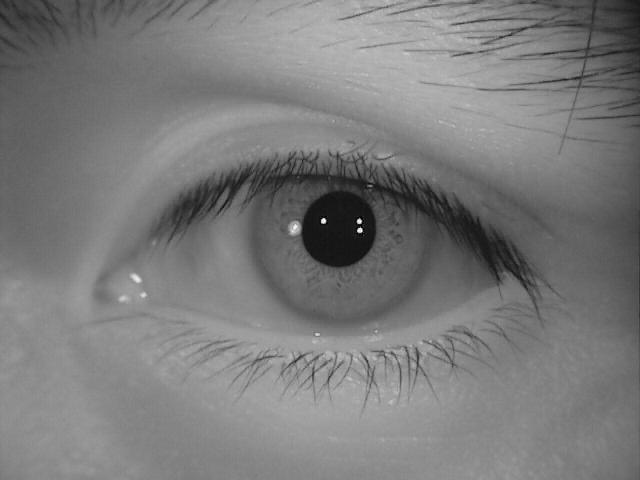
#> input picture dataset/CASIA-Iris-Lamp/001/L/S2001L06.jpg, 640 x 480 px
$ python -i segmentation.py   (imports and definitions only)
#> lines starting #> are read from the running program, lines starting #| are printed output that depends on the picture; after the words box and inside, x2 and y2 are one past the last pixel; in counts of white or black regions, pixels touching at a corner belong together
import numpy as np
import cv2
from scipy import signal

class IrisSegmenter:
    """
    Iris segmentation pipeline based on circular boundary search and
    simple eyelid / eyelash masking.

    Pipeline
    --------
    1. Detect inner boundary (pupil).
    2. Detect outer boundary (iris).
    3. Detect upper and lower eyelids using Hough line segments.
    4. Detect eyelashes using black-hat morphology.
    5. Return iris boundary, pupil boundary, and a noise-masked image.

    Notes
    -----
    - This implementation uses an integro-differential style search
      for the pupil and iris boundaries.
    - Eyelids are approximated by straight lines found via HoughLinesP.
    - Noise regions are marked with `np.nan` in the returned `noise_img`.
    """

    def findTopEyelid(self, imsz, imageiris, irl, icl, rowp, rp, ret_top=None):
        """
        Detect the upper eyelid and create a mask for the region above it.

        Parameters
        ----------
        imsz : tuple
            Shape of the full original image, i.e. (H, W).
        imageiris : ndarray
            Cropped iris region.
        irl : int
            Top row index of the crop in the original image.
        icl : int
            Left column index of the crop in the original image.
        rowp : int
            Row coordinate of the pupil center in the original image.
        rp : int
            Pupil radius.
        ret_top : list-like, optional
            Optional mutable container to store the output mask.

        Returns
        -------
        mask : ndarray of bool
            Boolean mask for the upper eyelid region in full-image coordinates.
        """

        # Region above the pupil where the upper eyelid is expected
        topeyelid = imageiris[0: rowp - irl - rp, :]
        lines = self.findline(
            topeyelid,
            canny_low=30,
            canny_high=100,
            hough_thresh=50
        )

        mask = np.zeros(imsz, dtype=bool)
        if lines.size > 0:
            xl, yl = self.linecoords(lines, topeyelid.shape)

            if len(yl) == 0:
                return mask

            # Map from crop coordinates back to original image coordinates
            yl = np.round(yl + irl - 1).astype(int)
            xl = np.round(xl + icl - 1).astype(int)

            # Fill a band above the detected eyelid line
            yla = np.max(yl)
            max_extend_top = 20
            y2 = np.arange(max(0, yla - max_extend_top), yla)
            yy, xx = np.meshgrid(y2, xl, indexing='ij')
            mask[yy, xx] = True

        if ret_top is not None:
            ret_top[0] = mask
        return mask

    def findBottomEyelid(self, imsz, imageiris, irl, icl, rowp, rp, ret_bot=None):
        """
        Detect the lower eyelid and create a mask for the region below it.

        Parameters
        ----------
        imsz : tuple
            Shape of the full original image, i.e. (H, W).
        imageiris : ndarray
            Cropped iris region.
        irl : int
            Top row index of the crop in the original image.
        icl : int
            Left column index of the crop in the original image.
        rowp : int
            Row coordinate of the pupil center in the original image.
        rp : int
            Pupil radius.
        ret_bot : list-like, optional
            Optional mutable container to store the output mask.

        Returns
        -------
        mask : ndarray of bool
            Boolean mask for the lower eyelid region in full-image coordinates.
        """
        # Region below the pupil where the lower eyelid is expected

        bottomeyelid = imageiris[rowp - irl + rp - 1 : imageiris.shape[0], :]
        lines = self.findline(
            bottomeyelid,
            canny_low=30,
            canny_high=100,
            hough_thresh=50
        )
        mask = np.zeros(imsz, dtype=bool)
        if lines.size > 0:
            xl, yl = self.linecoords(lines, bottomeyelid.shape)

            if len(yl) == 0:
                return mask

            # Map from crop coordinates back to original image coordinates
            yl = np.round(yl + rowp + rp - 3).astype(int)
            xl = np.round(xl + icl - 2).astype(int)

            # Fill a band below the detected eyelid line
            yla = np.min(yl)
            max_extend = 20
            y2 = np.arange(yla-1, min(yla-1 + max_extend, imsz[0]))

            yy, xx = np.meshgrid(y2, xl, indexing='ij')
            mask[yy, xx] = True

        if ret_bot is not None:
            ret_bot[0] = mask

        return mask

    def findline(
        self,
        img,
        canny_low=30,
        canny_high=100,
        hough_thresh=30,
        min_line_length=30,
        max_line_gap=10
    ):
        """
        Detect line segments in an image using Canny edge detection followed by
        probabilistic Hough transform.

        Parameters
        ----------
        img : ndarray
            Input grayscale image.
        canny_low : int, default=30
            Lower threshold for Canny edge detection.
        canny_high : int, default=100
            Upper threshold for Canny edge detection.
        hough_thresh : int, default=30
            Accumulator threshold for HoughLinesP.
        min_line_length : int, default=30
            Minimum accepted line length.
        max_line_gap : int, default=10
            Maximum allowed gap between points on the same line.

        Returns
        -------
        lines : ndarray of shape (N, 4)
            Each row is a line segment [x1, y1, x2, y2].
            Returns an empty array if no line is found.
        """

        if img.size == 0:
            return np.empty((0, 4), dtype=np.int32)

        img = cv2.GaussianBlur(img, (5, 5), 0)
        edges = cv2.Canny(img, canny_low, canny_high)

        lines = cv2.HoughLinesP(
            edges,
            rho=1,
            theta=np.pi / 180,
            threshold=hough_thresh,
            minLineLength=min_line_length,
            maxLineGap=max_line_gap
        )

        if lines is None:
            return np.empty((0, 4), dtype=np.int32)

        return lines[:, 0, :]  # shape: (N, 4), each = [x1, y1, x2, y2]

    def linecoords(self, lines, imsize):
        """
        Convert the selected Hough line segment into dense (x, y) coordinates
        across the image width.

        Strategy
        --------
        Among all detected line segments, choose the longest near-horizontal one,
        then evaluate its y-coordinate over the full x-range of the image.

        Parameters
        ----------
        lines : ndarray of shape (N, 4)
            Hough line segments, each represented as [x1, y1, x2, y2].
        imsize : tuple
            Image size as (H, W).

        Returns
        -------
        xd : ndarray
            Dense x coordinates across the image width.
        yd : ndarray
            Corresponding y coordinates on the selected line.
            Returns empty arrays if no suitable line is found.
        """

        if lines is None or len(lines) == 0:
            return np.array([]), np.array([])

        H, W = imsize

        best = None
        best_len = 0

        # Select the longest near-horizontal line
        for x1, y1, x2, y2 in lines:

            dx = x2 - x1
            dy = y2 - y1

            if abs(dx) < 1e-6:  # skip vertical lines
                continue

            slope = abs(dy / dx)
            length = np.hypot(dx, dy)

            if slope < 0.5 and length > best_len:
                best = (x1, y1, x2, y2)
                best_len = length

        if best is None:
            return np.array([]), np.array([])

        x1, y1, x2, y2 = best

        # ---- generate coordinates across width ----
        xd = np.arange(W)

        slope = (y2 - y1) / (x2 - x1)
        yd = y1 + slope * (xd - x1)

        yd = np.clip(yd, 0, H - 1)

        return xd.astype(int), yd.astype(int)


    def ContourIntegralCircular(self, im, y0, x0, r, angs):
        """
        Compute discrete circular contour integrals for multiple centers/radii.

        For each angle in `angs`, points are sampled on the corresponding circle
        and their intensities are accumulated.

        Parameters
        ----------
        im : ndarray
            Grayscale image.
        y0, x0, r : ndarray
            Arrays of the same shape describing candidate circle centers and radii.
        angs : ndarray
            Angles (in radians) used for circular sampling.

        Returns
        -------
        hs : ndarray
            Circular contour integral values with the same shape as `y0`.
        """

        hs = np.zeros_like(y0, dtype=float)
        for ang in angs:
            yi = np.round(y0 - np.cos(ang) * r).astype(int)
            xi = np.round(x0 + np.sin(ang) * r).astype(int)

            # Clamp sampled points to valid image coordinates
            np.clip(yi, 0, im.shape[0]-1, out=yi)
            np.clip(xi, 0, im.shape[1]-1, out=xi)

            hs += im[yi, xi]

        return hs


    def searchInnerBound(self, img):
        """
        Search for the pupil boundary using a coarse-to-fine
        integro-differential style circular search.

        Parameters
        ----------
        img : ndarray
            Input grayscale eye image.

        Returns
        -------
        final_y : int
            Estimated pupil center row.
        final_x : int
            Estimated pupil center column.
        final_r : int
            Estimated pupil radius.
        """

        Y, X = img.shape

        # Coarse search configuration
        sect = X / 4               # Starting offset
        minrad = 10                # Minimum radius for search
        maxrad = sect * 0.8        # Maximum radius for search
        jump = 4                   # Step size for grid


        sz_y = int((Y - 2 * sect) // jump)
        sz_x = int((X - 2 * sect) // jump)
        sz_r = int((maxrad - minrad) // jump)


        angs = np.arange(0, 2 * np.pi, 1)

        # Candidate centers and radii for coarse search
        yg, xg, rg = np.meshgrid(
            np.arange(sz_y),
            np.arange(sz_x),
            np.arange(sz_r),
            indexing="ij"
        )
        yg = sect + yg * jump
        xg = sect + xg * jump
        rg = minrad + rg * jump


        hs = self.ContourIntegralCircular(img, yg, xg, rg, angs)

        # Approximate derivative along radius dimension
        hspdr = hs - hs[:, :, np.insert(np.arange(hs.shape[2] - 1), 0, 0)]

        # Smooth response volume
        hspdrs = signal.fftconvolve(hspdr, np.ones((3, 3, 3)), mode='same')

        ind = np.argmax(hspdrs)
        y0, x0, r0 = np.unravel_index(ind, hspdrs.shape)


        inner_y = int(round(sect + y0 * jump))
        inner_x = int(round(sect + x0 * jump))
        inner_r = int(round(minrad + (r0 - 1) * jump))

        # Fine search around coarse estimate
        angs2 = np.arange(0, 2 * np.pi, 0.1)
        offsets = np.arange(2 * jump)

        x2, y2, r2 = np.meshgrid(offsets, offsets, offsets)
        y2 = inner_y - jump + y2
        x2 = inner_x - jump + x2
        r2 = inner_r - jump + r2


        hs2 = self.ContourIntegralCircular(img, y2, x2, r2, angs2)
        hspdr2 = hs2 - hs2[:, :, np.insert(np.arange(hs2.shape[2] - 1), 0, 0)]
        hspdrs2 = signal.fftconvolve(hspdr2, np.ones((3, 3, 3)), mode='same')


        ind2 = np.argmax(hspdrs2)
        y1, x1, r1 = np.unravel_index(ind2, hspdrs2.shape)


        final_y = inner_y - jump + y1
        final_x = inner_x - jump + x1
        final_r = inner_r - jump + r1 - 1

        return final_y, final_x, final_r
        ...

    def searchOuterBound(self, img, inner_y, inner_x, inner_r):
        """
        Search for the outer iris boundary using an integro-differential style
        circular search centered around the detected pupil.

        Parameters
        ----------
        img : ndarray
            Input grayscale image.
        inner_y : int
            Pupil center row.
        inner_x : int
            Pupil center column.
        inner_r : int
            Pupil radius.

        Returns
        -------
        y_outer : int
            Estimated iris center row.
        x_outer : int
            Estimated iris center column.
        r_outer : int
            Estimated iris radius.
        """


        delta   = int(round(inner_r * 0.15))        # neighborhood around inner center
        min_rad = int(round(inner_r * 3))         # minimum iris radius
        max_rad = int(round(inner_r * 6))         # maximum iris radius

        # Avoid angular sectors likely occluded by eyelids
        angular_ranges = np.array([[2/6, 4/6], [8/6, 10/6]]) * np.pi
        angles1 = np.arange(angular_ranges[0,0], angular_ranges[0,1], 0.05)
        angles2 = np.arange(angular_ranges[1,0], angular_ranges[1,1], 0.05)
        angles = np.concatenate([angles1, angles2])


        offsets = np.arange(0, 2 * delta)

        Yg, Xg, Rg = np.meshgrid(offsets, offsets, np.arange(max_rad - min_rad), indexing='xy')
        Yg = inner_y - delta + Yg
        Xg = inner_x - delta + Xg
        Rg = min_rad + Rg


        H = self.ContourIntegralCircular(img, Yg, Xg, Rg, angles)

        # Approximate derivative along radius dimension
        H_diff = H - H[:, :, np.insert(np.arange(H.shape[2]-1), 0, 0)]

        # Smooth response volume
        smoothing_kernel = np.ones((7, 7, 7))
        H_smooth = signal.fftconvolve(H_diff, smoothing_kernel, mode='same')


        idx = np.argmax(H_smooth)
        y_idx, x_idx, r_idx = np.unravel_index(idx, H_smooth.shape)


        y_outer = inner_y - delta + y_idx + 1
        x_outer = inner_x - delta + x_idx + 1
        r_outer = min_rad + r_idx - 1

        return y_outer, x_outer, r_outer

    def segment(self, img):
        """
        Run full iris segmentation.

        Parameters
        ----------
        img : ndarray
            Input grayscale eye image.

        Returns
        -------
        iris_boundary : tuple
            (row, col, r) for the outer iris boundary.
        pupil_boundary : tuple
            (rowp, colp, rp) for the pupil boundary.
        noise_img : ndarray
            Float image where masked noise pixels are set to `np.nan`.
        """
        # Step 1: detect pupil boundary
        rowp, colp, rp = self.searchInnerBound(img)
        rowp, colp, rp = map(int, map(round, (rowp, colp, rp)))

        # Step 2: detect iris
        row, col, r = self.searchOuterBound(img, rowp, colp, rp)
        row, col, r = map(int, map(round, (row, col, r)))

        # Step 3: crop around detected iris
        irl = max(0, row - r)
        iru = min(img.shape[0]-1, row + r)
        icl = max(0, col - r)
        icu = min(img.shape[1]-1, col + r)
        crop = img[irl:iru+1, icl:icu+1]

        # Step 4: eyelid masks
        mask_top = self.findTopEyelid(img.shape, crop, irl, icl, rowp, rp)
        mask_bot = self.findBottomEyelid(img.shape, crop, irl, icl, rowp, rp)

        # Step 5: initialize noise image
        noise_img = img.astype(float)
        noise_img[mask_top] = np.nan
        noise_img[mask_bot] = np.nan

        # Step 6: eyelash masking via black-hat morphology
        kernel = cv2.getStructuringElement(cv2.MORPH_RECT, (5,5))
        blackhat = cv2.morphologyEx(img, cv2.MORPH_BLACKHAT, kernel)

        mu, sigma = blackhat.mean(), blackhat.std()
        eyelash_mask = blackhat > (mu + 1.5 * sigma)
        noise_img[eyelash_mask] = np.nan

        iris_boundary = (row, col, r)
        pupil_boundary = (rowp, colp, rp)

        return iris_boundary, pupil_boundary, noise_img

>>> import cv2
>>> picture = cv2.imread('../dataset/CASIA-Iris-Lamp/001/L/S2001L06.jpg', cv2.IMREAD_GRAYSCALE)
#> picture is the input picture: shape (480, 640); min 0, max 255, mean 122.5
>>> result = IrisSegmenter().segment(picture)
#> in searchInnerBound, `ind = np.argmax(hspdrs)`: ind = 43073
#> in searchInnerBound, `y0, x0, r0 = np.unravel_index(ind, hspdrs.shape)`: y0 = 18; x0 = 45; r0 = 8
#> in searchInnerBound, `inner_y = int(round(sect + y0 * jump))`: inner_y = 232
#> in searchInnerBound, `inner_x = int(round(sect + x0 * jump))`: inner_x = 340
#> in searchInnerBound, `inner_r = int(round(minrad + (r0 - 1) * jump))`: inner_r = 38
#> in searchInnerBound, `angs2 = np.arange(0, 2 * np.pi, 0.1)`: angs2 = 63 values from 0 to 6.2
#> in searchInnerBound, `offsets = np.arange(2 * jump)`: offsets = [0, 1, 2, 3, 4, 5, 6, 7]
#> the loop in ContourIntegralCircular (call 2), `for ang in angs:` made 63 passes
#> ang on passes 2 to 9: 0.1, 0.2, 0.3, 0.4, 0.5, 0.6, 0.7, 0.8
#> in searchInnerBound, `ind2 = np.argmax(hspdrs2)`: ind2 = 84
#> in searchInnerBound, `y1, x1, r1 = np.unravel_index(ind2, hspdrs2.shape)`: y1 = 1; x1 = 2; r1 = 4
#> in searchInnerBound, `final_y = inner_y - jump + y1`: final_y = 229
#> in searchInnerBound, `final_x = inner_x - jump + x1`: final_x = 338
#> in searchInnerBound, `final_r = inner_r - jump + r1 - 1`: final_r = 37
#> in segment, `rowp, colp, rp = self.searchInnerBound(img)`: rowp = 229; colp = 338; rp = 37
#> in searchOuterBound, `delta   = int(round(inner_r * 0.15))`: delta = 6
#> in searchOuterBound, `min_rad = int(round(inner_r * 3))`: min_rad = 111
#> in searchOuterBound, `max_rad = int(round(inner_r * 6))`: max_rad = 222
#> in searchOuterBound, `angular_ranges = np.array([[2/6, 4/6], [8/6, 10/6]]) * np.pi`: angular_ranges = [[1.05, 2.09], [4.19, 5.24]]
#> in searchOuterBound, `angles1 = np.arange(angular_ranges[0,0], angular_ranges[0,1], 0.05)`: angles1 = 21 values from 1.05 to 2.05
#> in searchOuterBound, `angles2 = np.arange(angular_ranges[1,0], angular_ranges[1,1], 0.05)`: angles2 = 21 values from 4.19 to 5.19
#> in searchOuterBound, `angles = np.concatenate([angles1, angles2])`: angles = 42 values from 1.05 to 5.19
#> in searchOuterBound, `offsets = np.arange(0, 2 * delta)`: offsets = [0, 1, 2, 3, 4, 5, 6, 7, 8, 9, 10, 11]
#> in searchOuterBound, `idx = np.argmax(H_smooth)`: idx = 11046
#> in searchOuterBound, `y_idx, x_idx, r_idx = np.unravel_index(idx, H_smooth.shape)`: y_idx = 8; x_idx = 3; r_idx = 57
#> in searchOuterBound, `y_outer = inner_y - delta + y_idx + 1`: y_outer = 232
#> in searchOuterBound, `x_outer = inner_x - delta + x_idx + 1`: x_outer = 336
#> in searchOuterBound, `r_outer = min_rad + r_idx - 1`: r_outer = 167
#> in segment, `row, col, r = self.searchOuterBound(img, rowp, colp, rp)`: row = 232; col = 336; r = 167
#> in segment, `irl = max(0, row - r)`: irl = 65
#> in segment, `iru = min(img.shape[0]-1, row + r)`: iru = 399
#> in segment, `icl = max(0, col - r)`: icl = 169
#> in segment, `icu = min(img.shape[1]-1, col + r)`: icu = 503
#> in segment, `crop = img[irl:iru+1, icl:icu+1]`:
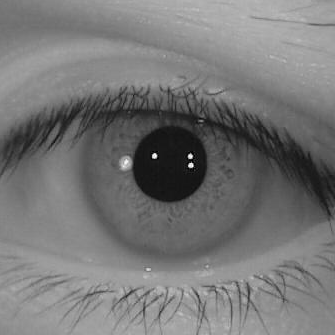
#> crop: shape (335, 335); min 0, max 255, mean 118
#> in findTopEyelid, `topeyelid = imageiris[0: rowp - irl - rp, :]`:
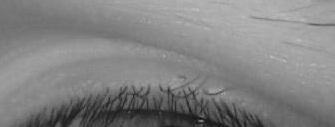
#> topeyelid: shape (127, 335); min 11, max 190, mean 130.3
#> in findline, `edges = cv2.Canny(img, canny_low, canny_high)`:
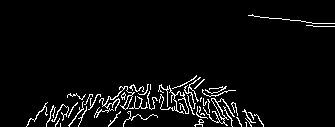
#> edges: shape (127, 335); 4.3% white in thin lines or dots, all inside (x1, y1, x2, y2) = (26, 14, 335, 127)
#> in findline, `lines = cv2.HoughLinesP( edges, rho=1, theta=np.pi / 180, threshold=ho..`: lines = [[61, 105, 245, 111], [102, 104, 225, 87], [68, 94, 249, 122], [30, 118, 202, 81], [128, 106, 233, 90], [123, 108, 223, 100], [248, 15, 325, 23], [49, 118, 84, 113], [146, 104, 192, 97], [76, 103, 169, 85], [50, 115, 98, 108]]
#> the loop in linecoords, `for x1, y1, x2, y2 in lines: ` made 11 passes
#> (x1, y1, x2, y2, dx, dy, slope, length) on pass 1: (61, 105, 245, 111, 184, 6, 0.0326, 184.1)
#> after the loop in linecoords, `for x1, y1, x2, y2 in lines:`: best_len = 184.1
#> in linecoords, `x1, y1, x2, y2 = best`: x1 = 61; y1 = 105; x2 = 245; y2 = 111
#> in linecoords, `xd = np.arange(W)`: xd = 335 values from 0 to 334
#> in linecoords, `slope = (y2 - y1) / (x2 - x1)`: slope = 0.0326
#> in linecoords, `yd = y1 + slope * (xd - x1)`: yd = 335 values from 103 to 113.9
#> in findTopEyelid, `xl, yl = self.linecoords(lines, topeyelid.shape)`: xl = 335 values from 0 to 334; yl = 335 values from 103 to 113
#> in findTopEyelid, `yl = np.round(yl + irl - 1).astype(int)`: yl = 335 values from 167 to 177
#> in findTopEyelid, `xl = np.round(xl + icl - 1).astype(int)`: xl = 335 values from 168 to 502
#> in findTopEyelid, `yla = np.max(yl)`: yla = 177
#> in findTopEyelid, `y2 = np.arange(max(0, yla - max_extend_top), yla)`: y2 = 20 values from 157 to 176
#> in findBottomEyelid, `bottomeyelid = imageiris[rowp - irl + rp - 1 : imageiris.shape[0], :]`:
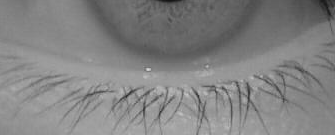
#> bottomeyelid: shape (135, 335); min 21, max 216, mean 130.5
#> call 2 of findline, with canny_low = 30, canny_high = 100, hough_thresh = 50, min_line_length = 30, max_line_gap = 10
#> in findline (call 2), `edges = cv2.Canny(img, canny_low, canny_high)`:
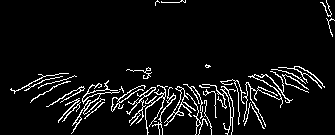
#> edges: shape (135, 335); 6.4% white in thin lines or dots
#> in findline (call 2), `lines = cv2.HoughLinesP( edges, rho=1, theta=np.pi / 180, threshold=ho..`: lines = 34 rows, first 6: [66, 111, 98, 107], [270, 78, 311, 73], [264, 82, 317, 78], [137, 99, 303, 85], [253, 77, 307, 70], [68, 109, 125, 99]
#> the loop in linecoords (call 2), `for x1, y1, x2, y2 in lines: ` made 34 passes
#> (x1, y1, x2, y2, dx, dy, slope, length) on passes 1, 2, 3, 4, 9: (66, 111, 98, 107, 32, -4, 0.125, 32.25), (270, 78, 311, 73, 41, -5, 0.122, 41.3), (264, 82, 317, 78, 53, -4, 0.0755, 53.15), (137, 99, 303, 85, 166, -14, 0.0843, 166.6), (70, 92, 248, 83, 178, -9, 0.0506, 178.2)
#> in findBottomEyelid, `xl, yl = self.linecoords(lines, bottomeyelid.shape)`: xl = 335 values from 0 to 334; yl = 335 values, max 95 at index 0, min 78 at index 328, mean 86.6
#> in findBottomEyelid, `yl = np.round(yl + rowp + rp - 3).astype(int)`: yl = 335 values, max 358 at index 0, min 341 at index 328, mean 349.6
#> in findBottomEyelid, `xl = np.round(xl + icl - 2).astype(int)`: xl = 335 values from 167 to 501
#> in findBottomEyelid, `yla = np.min(yl)`: yla = 341
#> in findBottomEyelid, `y2 = np.arange(yla-1, min(yla-1 + max_extend, imsz[0]))`: y2 = 20 values from 340 to 359
#> in segment, `blackhat = cv2.morphologyEx(img, cv2.MORPH_BLACKHAT, kernel)`:
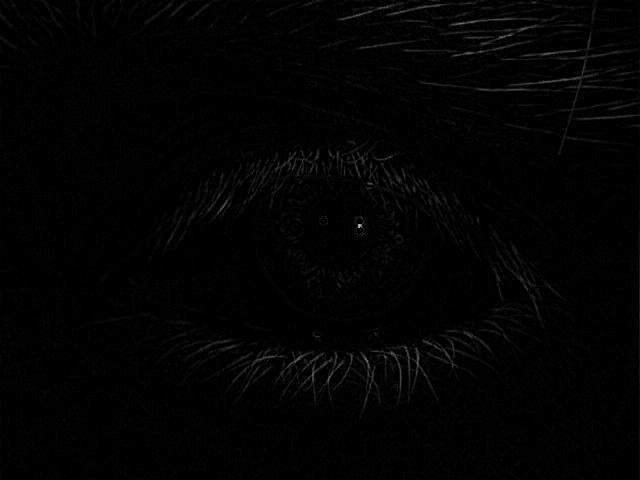
#> blackhat: shape (480, 640); min 0, max 198, mean 2.5
#> in segment, `mu, sigma = blackhat.mean(), blackhat.std()`: mu = 2.51; sigma = 6.1
#> in segment, `noise_img[eyelash_mask] = np.nan`:
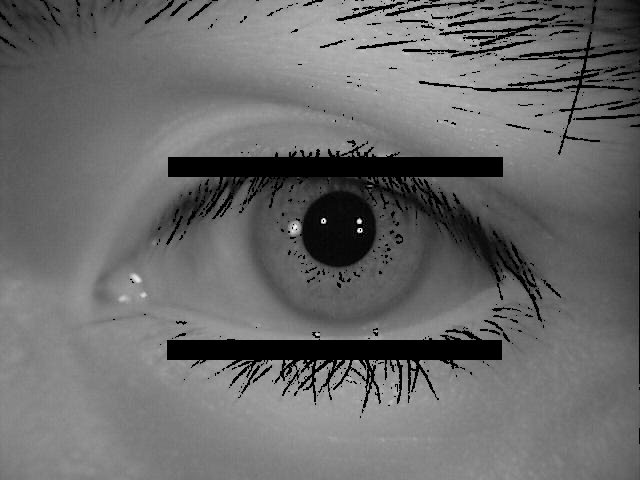
#> noise_img: shape (480, 640) float64; 8.27% of the values are NaN or infinite; the others: min 14, max 255, mean 123.4; drawn with min black, max white, NaN and infinite black
#> in segment, `iris_boundary = (row, col, r)`: iris_boundary = (232, 336, 167)
#> in segment, `pupil_boundary = (rowp, colp, rp)`: pupil_boundary = (229, 338, 37)
